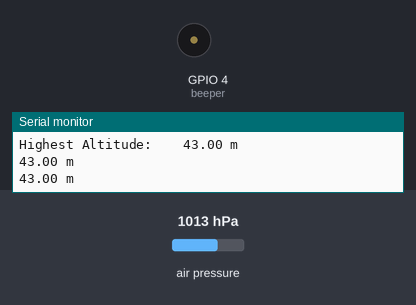
Recording of a sketch running on a simulated ESP8266 (NodeMCU). Shown: buzzer (waves = sounding, pin HIGH), the last lines printed to the serial monitor. The inputs (shaded band) are chosen by the test bench; at power-on: air pressure 1013 hPa. WiFi joins after 1.5 s; servers stay silent unless stated.

Above: at 2.7 s.
2.8 s: air pressure set to 1016 hPa
At 3.5 s:
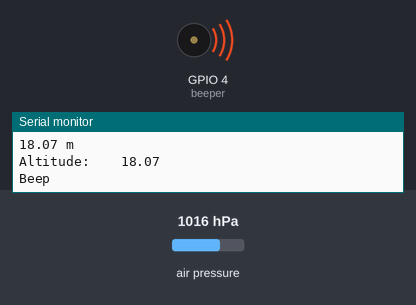
5.9 s: air pressure set to 952 hPa
At 6.6 s:
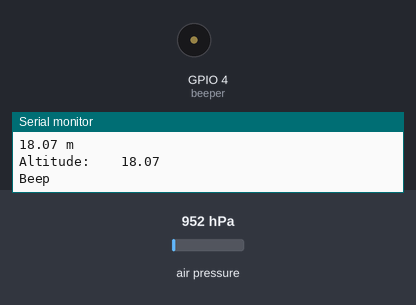
7.4 s: air pressure set to 955 hPa
At 9.4 s:
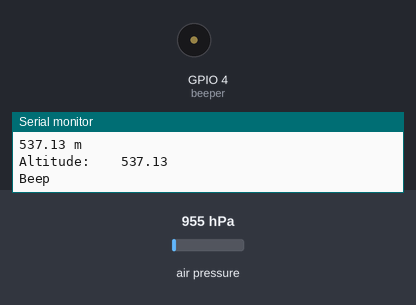
Timing chart, 0 to 16.5 s (numbered marks = the images above; inputs shaded):
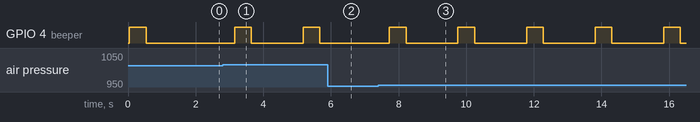

Measured:
- the behaviour switches between 1014 and 1015 hPa on air pressure (found by bisection; images 0 and 1)
- the behaviour switches between 953 and 954 hPa on air pressure (found by bisection; images 2 and 3)
- after the input at 2.8 s, GPIO 4 (beeper): alternates HIGH for 0.50 s and LOW for 1.5 s, starting after 0.35 s
- after the input at 5.9 s, GPIO 4 (beeper): stays LOW (without the input it goes to HIGH after 1.3 s)
- after the input at 7.4 s, GPIO 4 (beeper): alternates HIGH for 0.50 s and LOW for 1.5 s, starting after 0.33 s

The sketch:

compact_altimeter.ino
```cpp
#include <Adafruit_BMP085_U.h>
#include <Wire.h>
#include <Adafruit_Sensor.h>

#include <ESP8266WiFi.h>
#include <WiFiUdp.h>
#include <ESP8266WebServer.h>

WiFiUDP port;

/* Set these to your desired credentials. */
const char *ssid = "ESPap";
const char *password = "thereisnospoon";

ESP8266WebServer server(80);

char packetBuffer[255];
unsigned int localPort = 9999;
byte hsb = 0;
byte lsb = 0;
unsigned long n = 0;

byte buf[4];

//#include <EEPROMex.h>

#define DEBUG

Adafruit_BMP085_Unified bmp = Adafruit_BMP085_Unified(10085);

float altitude;
float highestAltitude;
float seaLevelPressure = 1032;
float lastAltitude;
const float baseAltitude = 43;  //Fairlie Moor = 240m
const int beeper = 4;
const int triggerDistance = 10;

/**************************************************************************/
/*
Displays some basic information on this sensor from the unified
sensor API sensor_t type (see Adafruit_Sensor for more information)
*/
/**************************************************************************/
void displaySensorDetails(void)
{
	sensor_t sensor;
	bmp.getSensor(&sensor);
	Serial.println("------------------------------------");
	Serial.print("Sensor:       "); Serial.println(sensor.name);
	Serial.print("Driver Ver:   "); Serial.println(sensor.version);
	Serial.print("Unique ID:    "); Serial.println(sensor.sensor_id);
	Serial.print("Max Value:    "); Serial.print(sensor.max_value); Serial.println(" hPa");
	Serial.print("Min Value:    "); Serial.print(sensor.min_value); Serial.println(" hPa");
	Serial.print("Resolution:   "); Serial.print(sensor.resolution); Serial.println(" hPa");
	Serial.println("------------------------------------");
	Serial.println("");

	//lastAltitude = EEPROM.readFloat(1);

	Serial.print("Last Flight: ");
	Serial.print(lastAltitude);
	Serial.print("m / ");
	Serial.print(lastAltitude* 3.2808399);
	Serial.println("ft");
	//delay(5000);
	sensors_event_t event;
	bmp.getEvent(&event);
	seaLevelPressure = bmp.seaLevelForAltitude(baseAltitude, event.pressure);
	Serial.print("Sea Level Pressure: ");
	Serial.println(seaLevelPressure);
}


void beep(){
#ifdef DEBUG
	Serial.println("Beep");
#endif
	digitalWrite(beeper, HIGH);
	delay(500);
	digitalWrite(beeper, LOW);
	delay(1000);
}

void setup(void)
{
	Serial.begin(115200);
	Serial.println("Pressure Sensor Test"); Serial.println("");
	WiFi.begin("SKYD62D2", "ADWYCDDA");
	port.begin(localPort);
	pinMode(beeper, OUTPUT);

	/* Initialise the sensor */
	if (!bmp.begin())
	{
		/* There was a problem detecting the BMP085 ... check your connections */
		Serial.print("Ooops, no BMP085 detected ... Check your wiring or I2C ADDR!");
		while (1);
	}

	/* Display some basic information on this sensor */
	displaySensorDetails();
	beep();
}

void loop(void)
{
	/* Get a new sensor event */
	sensors_event_t event;
	bmp.getEvent(&event);

	/* Display the results (barometric pressure is measure in hPa) */
	if (event.pressure)
	{

		altitude = bmp.pressureToAltitude(seaLevelPressure, event.pressure);
#ifdef DEBUG
		Serial.print(altitude);
		Serial.println(" m");
#endif
		if (altitude > highestAltitude){
			highestAltitude = altitude;
#ifdef DEBUG
			Serial.print("Highest Altitude:    ");
			Serial.print(altitude);
			Serial.println(" m");
#endif

		}
		else if (highestAltitude - altitude > triggerDistance){
#ifdef DEBUG
			Serial.print("Altitude:    ");
			Serial.println(altitude);
#endif

			//EEPROM.writeFloat (1, highestAltitude-baseAltitude);
			beep();

		}
	}
	else
	{
		Serial.println("Sensor error");
	}

	char charVal[10];
	dtostrf(altitude, 5, 2, charVal);  //4 is mininum width, 4 is precision; float value is copied onto buff
	//display character array

	port.beginPacket("192.168.0.255", 55056);
	port.write("A: ");

		port.write(charVal, (unsigned) strlen(charVal));
		port.write(" m");

	port.endPacket();
	delay(500);
}
```
